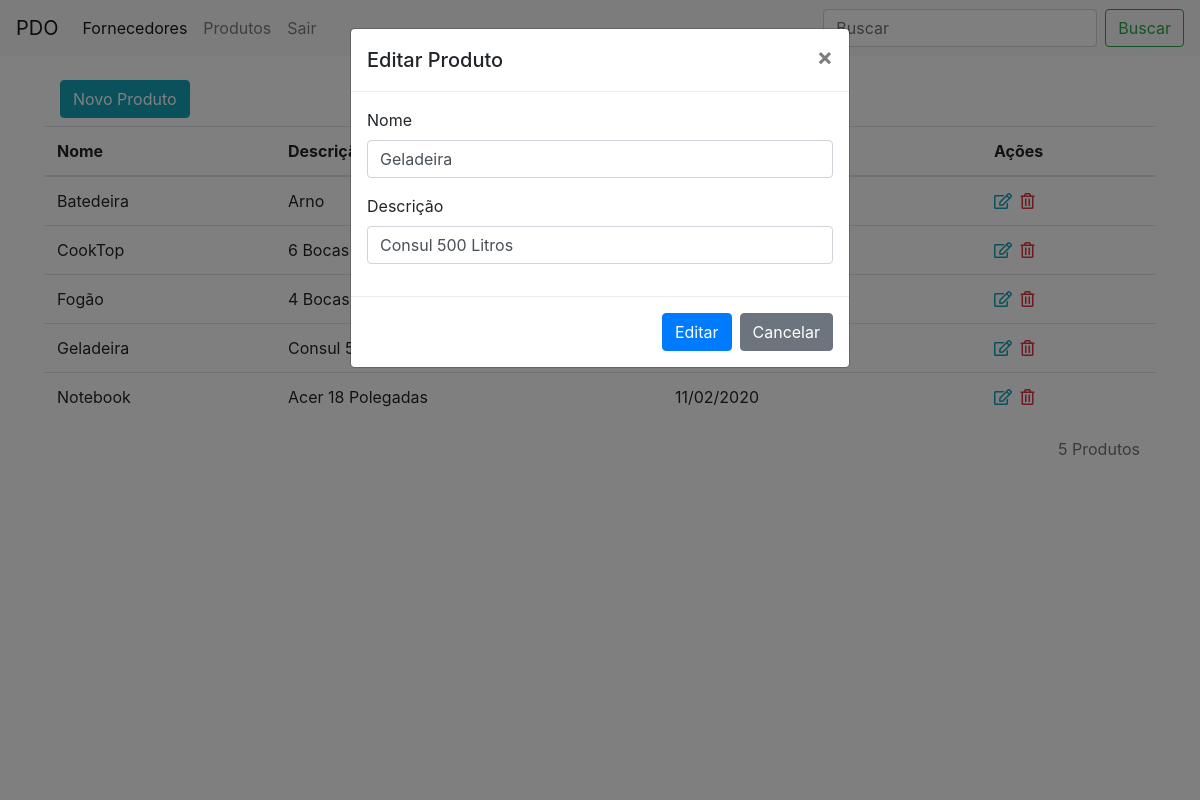
Page /produtos.php?acao=editar&id=3 (signed in) on the committed database.
### tables this page shows
CREATE TABLE `produtos` (
  `id` int(11) NOT NULL,
  `nome` varchar(25) NOT NULL,
  `descricao` varchar(50) NOT NULL,
  `data` date NOT NULL
);

### produtos.php (the view, shortened to what this page needs)
<?php
require_once("conexao.php");
 ?>
<!DOCTYPE html>
<html>
<head>
	<link rel="stylesheet" href="https://maxcdn.bootstrapcdn.com/bootstrap/4.0.0/css/bootstrap.min.css">
	<link rel="stylesheet" href="https://cdnjs.cloudflare.com/ajax/libs/font-awesome/5.11.2/css/all.css">
</head>
<body>
	<nav class="navbar navbar-expand-lg navbar-light bg-light">
  <a class="navbar-brand" href="painel.php">PDO</a>
  <div class="collapse navbar-collapse" id="navbarSupportedContent">
    <ul class="navbar-nav mr-auto">
      <li class="nav-item active">
        <a class="nav-link" href="painel.php">Fornecedores <span class="sr-only">(current)</span></a>
      </li>
      <li class="nav-item">
        <a class="nav-link" href="produtos.php">Produtos</a>
      </li>
       <li class="nav-item">
        <a class="nav-link" href="logout.php">Sair</a>
      </li>
    </ul>
    <form class="form-inline my-2 my-lg-0">
      <input class="form-control mr-sm-2" type="search" placeholder="Buscar" aria-label="Search" name="txtbuscar">
      <button class="btn btn-outline-success my-2 my-sm-0" type="submit" name="buscar">Buscar</button>
    </form>
  </div>
</nav>
<div class="container">
	<div class="col-md-12">
		<button class="btn btn-info mt-4 mb-2" data-toggle="modal" data-target="#modal">Novo Produto</button>
	</div>
	<table class="table">
	  <thead>
	    <tr>
	      <th scope="col">Nome</th>
	      <th scope="col">Descrição</th>
	      <th scope="col">Data Cadastro</th>
	      <th scope="col">Ações</th>
	    </tr>
	  </thead>
	  <tbody>
	  	<?php
	  		if(isset($_GET['buscar']) and $_GET['txtbuscar'] != ''){
	  			$nome_buscar = $_GET['txtbuscar'] . '%';
	  			$res = $conexao->query("SELECT * from produtos where nome LIKE '$nome_buscar' or descricao LIKE '$nome_buscar' order by nome asc");
	  		}else{
	  			$res = $conexao->query("SELECT * from produtos order by nome asc");
	  		}
			$dados = $res->fetchAll(PDO::FETCH_ASSOC);
			$quantidade_produtos = count($dados);
			for ($i=0; $i < count($dados); $i++) {
				foreach ($dados[$i] as $key => $value) {
				$id = $dados[$i]['id'];
				$nome = $dados[$i]['nome'];
				$descricao = $dados[$i]['descricao'];
				$data = $dados[$i]['data'];
				$data2 = implode('/', array_reverse(explode('-', $data)));
				}
				?>
	    <tr>
	      <td><?php echo $nome; ?></td>
	      <td><?php echo $descricao; ?></td>
	      <td><?php echo $data2; ?></td>
	      <td>
	      	<a href="produtos.php?acao=editar&id=<?php echo $id; ?>" class="text-info mr-1"><i class="far fa-edit"></i></a>
	      	<a href="produtos.php?acao=excluir&id=<?php echo $id; ?>" class="text-danger"><i class="far fa-trash-alt"></i></a>
	      </td>
	    </tr>
	    <?php 	 }	  ?>
	  </tbody>
	</table>
	<div class="col-md-12">
		<p class="text-muted" align="right"><?php echo $quantidade_produtos; ?> Produtos</p>
	</div>
</div>
</body>
</html>
<?php
if(@$_GET['acao'] == 'editar'){
	$id = $_GET['id'];
$res = $conexao->query("SELECT * from produtos where id = '$id'");
$dados = $res->fetch(PDO::FETCH_ASSOC);
foreach ($dados as $key => $value) {
	$nome = $dados['nome'];
	$descricao = $dados['descricao'];
}
?>
<div class="modal" id="modalEditar" tabindex="-1" role="dialog">
  <div class="modal-dialog" role="document">
    <div class="modal-content">
      <div class="modal-header">
        <h5 class="modal-title">Editar Produto</h5>
        <button type="button" class="close" data-dismiss="modal" aria-label="Close">
          <span aria-hidden="true">&times;</span>
        </button>
      </div>
      <div class="modal-body">
       		<form method="post">
       		  <div class="form-group">
			    <label for="exampleFormControlInput1">Nome</label>
			    <input type="text" class="form-control" id="exampleFormControlInput1" name="nome" placeholder="Nome" value="<?php echo $nome; ?>">
			  </div>
			   <div class="form-group">
			    <label for="exampleFormControlInput1">Descrição</label>
			    <input type="text" class="form-control" id="exampleFormControlInput1" name="descricao" placeholder="Descrição" value="<?php echo $descricao; ?>">
			  </div>
      </div>
	      <div class="modal-footer">
	        <button type="submit" name="editar" class="btn btn-primary">Editar</button>
	        <button type="button" class="btn btn-secondary" data-dismiss="modal">Cancelar</button>
	      </div>
    </div>
  </div>
</div>
<?php } ?>

### rows in the picture
produtos: nome "Batedeira", descricao "Arno"
produtos: nome "CookTop", descricao "6 Bocas"
produtos: nome "Fogão", descricao "4 Bocas"
produtos: nome "Geladeira", descricao "Consul…", descricao "Consul 500 Litros"
produtos: nome "Notebook", descricao "Acer 18 Polegadas", data "11/02/2020"

### other values in the picture
$quantidade_produtos "5"
